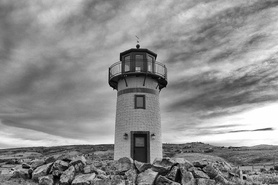
#> input picture inter-means-segmentation/image_1.jpeg, 278 x 185 px, shrunk from 1280 x 853 before the run
$ python 190525X_inter_means.py
#> lines starting #> are read from the running program, lines starting #| are printed output that depends on the picture; after the words box and inside, x2 and y2 are one past the last pixel; in counts of white or black regions, pixels touching at a corner belong together
import numpy as np
from PIL import Image

def inter_means(image):

    image = np.array(image)

    initial_threshold = np.mean(image)

    while True:
        R1 = image[image <= initial_threshold]
        R2 = image[image > initial_threshold]

        m1 = np.mean(R1) if len(R1) > 0 else 0
        m2 = np.mean(R2) if len(R2) > 0 else 0

        new_threshold = (m1 + m2) / 2

        if abs(new_threshold - initial_threshold) < 1e-2:
            break

        initial_threshold = new_threshold

    output = (image > initial_threshold) * 255
    output_image = Image.fromarray(output.astype('uint8'))

    return output_image

if __name__ == "__main__":
    image1 = Image.open('image_1.jpeg')
#> image1 is the input picture: PIL image 278x185 L; min 0, max 255, mean 140.6
    result1 = inter_means(image1)
#> in inter_means, `initial_threshold = np.mean(image)`: initial_threshold = 140.6
#> the loop in inter_means, `while True:` made 2 passes
#> (m1, m2, new_threshold, initial_threshold) on pass 1: (105.4, 175, 140.2, 140.2)
#> (m1, m2, new_threshold) on pass 2: (105.4, 175, 140.2)
#> in inter_means, `output = (image > initial_threshold) * 255`:
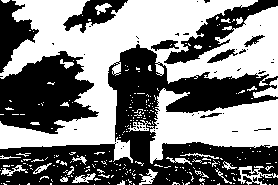
#> output: shape (185, 278) int64; 50.5% white; 57 black regions (47 under 20 px), largest, box (x1, y1, x2, y2) and area: (0, 44, 278, 185) 15425, (0, 51, 99, 134) 5202, (164, 0, 278, 64) 1896
    result1.save('segmented_image_1.jpeg')

    image2 = Image.open('image_2.jpeg')
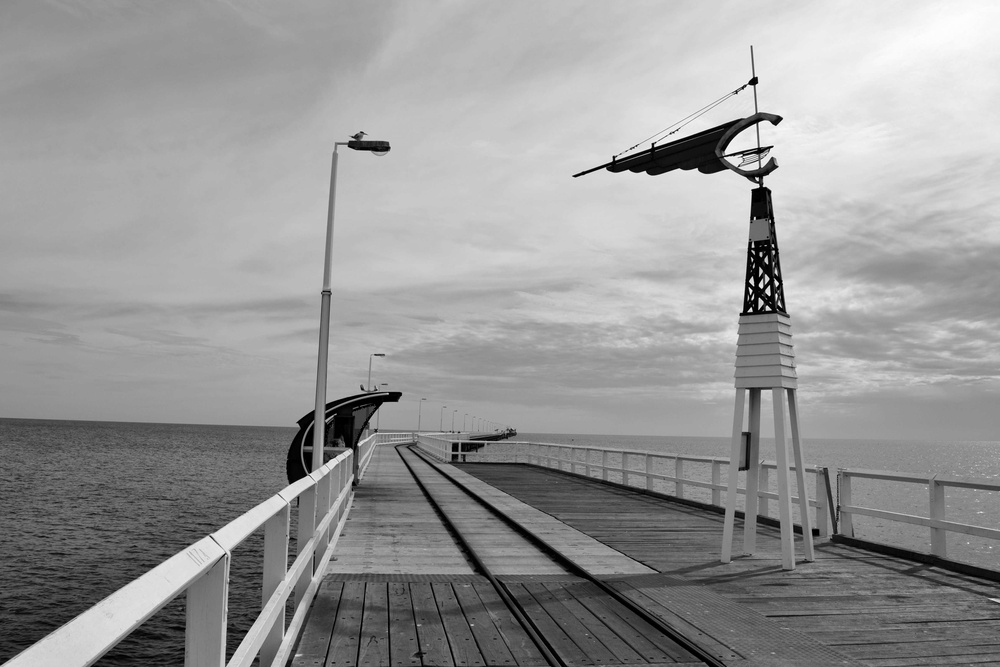
#> input picture inter-means-segmentation/image_2.jpeg, 1000 x 667 px, shrunk from 4608 x 3072 before the run
#> image2 is the input picture: PIL image 1000x667 L; min 0, max 255, mean 151.4
    result2 = inter_means(image2)
#> in inter_means (call 2), `initial_threshold = np.mean(image)`: initial_threshold = 151.4
#> the loop in inter_means (call 2), `while True:` made 6 passes
#> (m1, m2, new_threshold, initial_threshold) on passes 1 to 5: (101.1, 187.7, 144.4, 144.4), (91.7, 183.5, 137.6, 137.6), (87.23, 181.7, 134.5, 134.5), (85.69, 181, 133.4, 133.4), (85.21, 180.8, 133, 133)
#> (m1, m2, new_threshold) on pass 6: (85.21, 180.8, 133)
#> in inter_means (call 2), `output = (image > initial_threshold) * 255`:
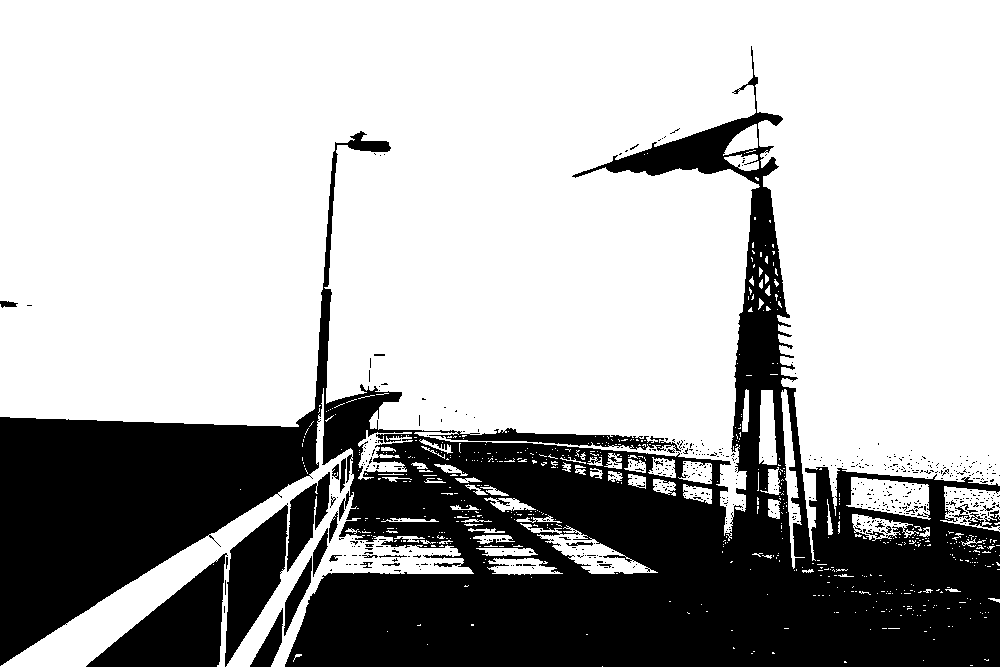
#> output: shape (667, 1000) int64; 69.2% white; 591 black regions (561 under 20 px), largest, box (x1, y1, x2, y2) and area: (0, 46, 1000, 667) 185679, (86, 553, 228, 667) 7706, (225, 503, 288, 667) 5275
    result2.save('segmented_image_2.jpeg')
